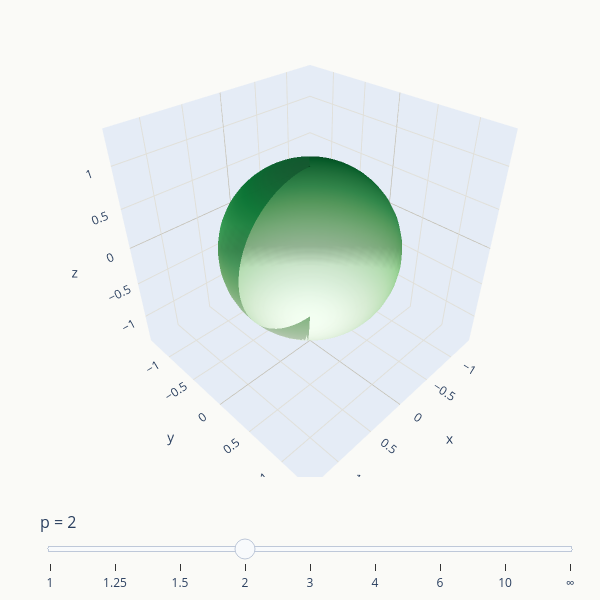

Notebook source saved alongside this figure:
### Markdown cell above
## Окружности (сферы) в $\mathbb{R}^3$

Рассмотрим теперь единичные сферы в $\mathbb{R}^3$ при использовании аналогичных норм.


| $p$ | Норма | Сфера $\lVert \vec{x} \rVert = 1$ |
|-|---|---|
| **$p = 1$**  | $\lVert \vec{x} \rVert_1 = |x_1| + |x_2| + |x_3|$ | ![сфера_n3_p1](figures/circle_n3_p1.svg){width=50%} **октаэдр** |
| **$p = 2$** | $\lVert \vec{x} \rVert_2 = \sqrt{x_1^2 + x_2^2 + x_3^2}$ | ![сфера_n3_p2](figures/circle_n3_p2.svg){width=50%} **сфера** |
| **$p = \infty$** | $\lVert \vec{x} \rVert_\infty = \max(|x_1|, |x_2|, |x_3|)$ | ![сфера_n3_pinf](figures/circle_n3_pinf.svg){width=50%} **куб** |
| **$p$ - произвольное** | $\lVert \vec{x} \rVert_p = \left( |x_1|^p + |x_2|^p + |x_3|^p \right)^{1/p}$ | ![сфера_n3_p5.svg](figures/circle_n3_p5.svg){width=50%} **суперэллипсоид** |

### Code cell
#| echo: false

max_p = 200

def unit_surface_p(p, n=40):
    """Параметрические точки суперэллипсоида |x|^p + |y|^p + |z|^p = 1"""
    # Сферические координаты
    u = np.linspace(0, 2 * np.pi, n)  # азимутальный угол
    v = np.linspace(0, np.pi, n)      # полярный угол
    u, v = np.meshgrid(u, v)
    
    # Параметризация (аналогично 2D случаю)
    x = np.sign(np.cos(u)) * np.abs(np.cos(u)) ** (2/p) * \
        np.sign(np.sin(v)) * np.abs(np.sin(v)) ** (2/p)
    y = np.sign(np.sin(u)) * np.abs(np.sin(u)) ** (2/p) * \
        np.sign(np.sin(v)) * np.abs(np.sin(v)) ** (2/p)
    z = np.sign(np.cos(v)) * np.abs(np.cos(v)) ** (2/p)
    
    return x, y, z

def get_colorscale(p):     
    if (p <= 1): 
        return 'Reds'
    elif (p < 2): 
        return 'Oranges'
    elif (p == 2): 
        return 'Greens'
    elif (p == max_p): 
        return 'Purples'
    return 'Blues'; 

def frame_xyz(p):
    """Возвращает координаты поверхности для заданного p"""
    if p == max_p:  # p = infinity -- точные координаты куба
        # 6 граней куба        
        # Создаём грани куба
        x = np.array([
            [-1, 1, 1, -1, -1],  # нижняя грань
            [-1, 1, 1, -1, -1],  # верхняя грань
            [-1, -1, -1, -1, -1],  # передняя грань
            [1, 1, 1, 1, 1],     # задняя грань
            [-1, -1, -1, -1, -1],  # левая грань
            [1, 1, 1, 1, 1]      # правая грань
        ])
        y = np.array([
            [-1, -1, 1, 1, -1],
            [-1, -1, 1, 1, -1],
            [-1, 1, 1, -1, -1],
            [-1, 1, 1, -1, -1],
            [-1, -1, 1, 1, -1],
            [-1, -1, 1, 1, -1]
        ])
        z = np.array([
            [-1, -1, -1, -1, -1],
            [1, 1, 1, 1, 1],
            [-1, -1, 1, 1, -1],
            [-1, -1, 1, 1, -1],
            [-1, 1, 1, -1, -1],
            [-1, 1, 1, -1, -1]
        ])
        return x, y, z
    
    return unit_surface_p(p)

# Создаём кадры для каждого p
frames = []
for p in p_values:
    x, y, z = frame_xyz(p)
    label = "∞" if p == max_p else (str(int(p)) if p == int(p) else str(p))
    frame = go.Frame(
        data=[go.Surface(x=x, y=y, z=z, 
                         colorscale=get_colorscale(p), 
                         showscale=False, 
                         opacity=0.85)],
        name=label
    )
    frames.append(frame)    

# Начальный кадр
p_start = p_values[3]
x0, y0, z0 = unit_surface_p(p_values[3])

fig = go.Figure(
    data=[go.Surface(x=x0, y=y0, z=z0, colorscale=get_colorscale(p_start),
                     showscale=False, opacity=0.85)],
    layout=go.Layout(
        paper_bgcolor="#FAFAF7",
        plot_bgcolor="#FAFAF7",
        scene=dict(
            xaxis=dict(range=[-1.4, 1.4], title="x", 
                      zeroline=True, zerolinecolor="#B4B2A9",
                      gridcolor="#E1E0D9"),
            yaxis=dict(range=[-1.4, 1.4], title="y",
                      zeroline=True, zerolinecolor="#B4B2A9",
                      gridcolor="#E1E0D9"),
            zaxis=dict(range=[-1.4, 1.4], title="z",
                      zeroline=True, zerolinecolor="#B4B2A9",
                      gridcolor="#E1E0D9"),
            aspectmode='cube'
        ),
        width=600,
        height=600,
        margin=dict(l=40, r=20, t=20, b=40),
        sliders=[dict(
            active=3,
            currentvalue=dict(prefix="p = ", font=dict(size=16)),
            pad=dict(t=30),
            steps=[
                dict(
                    method="animate",
                    args=[[f.name], dict(mode="immediate",
                                         frame=dict(duration=0, redraw=True),
                                         transition=dict(duration=max_p))],
                    label=f.name,
                )
                for p, f in zip(p_values, frames)
            ],
        )],
    ),
    frames=frames,
)

fig.show()

### Figure 1 — Plotly figure (JSON) as saved in the notebook; plotly's stock layout.template omitted (floating-point values rounded to 4 significant figures; data arrays with more than 128 entries replaced by an {"elided": "..."} marker saying what was removed)
{"data": [{"colorscale": [[0, "rgb(247,252,245)"], [0.125, "rgb(229,245,224)"], [0.25, "rgb(199,233,192)"], [0.375, "rgb(161,217,155)"], [0.5, "rgb(116,196,118)"], [0.625, "rgb(65,171,93)"], [0.75, "rgb(35,139,69)"], [0.875, "rgb(0,109,44)"], [1, "rgb(0,68,27)"]], "opacity": 0.85, "showscale": false, "type": "surface", "x": {"elided": "40x40 float values"}, "y": {"elided": "40x40 float values"}, "z": {"elided": "40x40 float values"}}], "layout": {"height": 600, "margin": {"b": 40, "l": 40, "r": 20, "t": 20}, "paper_bgcolor": "#FAFAF7", "plot_bgcolor": "#FAFAF7", "scene": {"aspectmode": "cube", "xaxis": {"gridcolor": "#E1E0D9", "range": [-1.4, 1.4], "title": {"text": "x"}, "zeroline": true, "zerolinecolor": "#B4B2A9"}, "yaxis": {"gridcolor": "#E1E0D9", "range": [-1.4, 1.4], "title": {"text": "y"}, "zeroline": true, "zerolinecolor": "#B4B2A9"}, "zaxis": {"gridcolor": "#E1E0D9", "range": [-1.4, 1.4], "title": {"text": "z"}, "zeroline": true, "zerolinecolor": "#B4B2A9"}}, "sliders": [{"active": 3, "currentvalue": {"font": {"size": 16}, "prefix": "p = "}, "pad": {"t": 30}, "steps": [{"args": [["1"], {"frame": {"duration": 0, "redraw": true}, "mode": "immediate", "transition": {"duration": 200}}], "label": "1", "method": "animate"}, {"args": [["1.25"], {"frame": {"duration": 0, "redraw": true}, "mode": "immediate", "transition": {"duration": 200}}], "label": "1.25", "method": "animate"}, {"args": [["1.5"], {"frame": {"duration": 0, "redraw": true}, "mode": "immediate", "transition": {"duration": 200}}], "label": "1.5", "method": "animate"}, {"args": [["2"], {"frame": {"duration": 0, "redraw": true}, "mode": "immediate", "transition": {"duration": 200}}], "label": "2", "method": "animate"}, {"args": [["3"], {"frame": {"duration": 0, "redraw": true}, "mode": "immediate", "transition": {"duration": 200}}], "label": "3", "method": "animate"}, {"args": [["4"], {"frame": {"duration": 0, "redraw": true}, "mode": "immediate", "transition": {"duration": 200}}], "label": "4", "method": "animate"}, {"args": [["6"], {"frame": {"duration": 0, "redraw": true}, "mode": "immediate", "transition": {"duration": 200}}], "label": "6", "method": "animate"}, {"args": [["10"], {"frame": {"duration": 0, "redraw": true}, "mode": "immediate", "transition": {"duration": 200}}], "label": "10", "method": "animate"}, {"args": [["∞"], {"frame": {"duration": 0, "redraw": true}, "mode": "immediate", "transition": {"duration": 200}}], "label": "∞", "method": "animate"}]}], "width": 600}}
